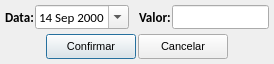
<?xml version="1.0" encoding="UTF-8"?>
<ui version="4.0">
 <class>tela_ajustar_data_valor</class>
 <widget class="QDialog" name="tela_ajustar_data_valor">
  <property name="geometry">
   <rect>
    <x>0</x>
    <y>0</y>
    <width>274</width>
    <height>64</height>
   </rect>
  </property>
  <property name="minimumSize">
   <size>
    <width>274</width>
    <height>64</height>
   </size>
  </property>
  <property name="maximumSize">
   <size>
    <width>274</width>
    <height>64</height>
   </size>
  </property>
  <property name="font">
   <font>
    <family>Calibri</family>
    <pointsize>10</pointsize>
   </font>
  </property>
  <property name="windowTitle">
   <string>Reajustar Datas e Valores </string>
  </property>
  <layout class="QVBoxLayout" name="verticalLayout">
   <property name="spacing">
    <number>5</number>
   </property>
   <property name="margin">
    <number>5</number>
   </property>
   <item>
    <layout class="QHBoxLayout" name="horizontalLayout">
     <property name="spacing">
      <number>0</number>
     </property>
     <item>
      <widget class="QLabel" name="lb_dia">
       <property name="minimumSize">
        <size>
         <width>30</width>
         <height>20</height>
        </size>
       </property>
       <property name="font">
        <font>
         <family>Calibri</family>
         <pointsize>10</pointsize>
         <weight>75</weight>
         <bold>true</bold>
        </font>
       </property>
       <property name="text">
        <string>Data:</string>
       </property>
      </widget>
     </item>
     <item>
      <widget class="QDateEdit" name="data">
       <property name="minimumSize">
        <size>
         <width>94</width>
         <height>20</height>
        </size>
       </property>
       <property name="font">
        <font>
         <weight>50</weight>
         <bold>false</bold>
        </font>
       </property>
       <property name="frame">
        <bool>true</bool>
       </property>
       <property name="alignment">
        <set>Qt::AlignLeading|Qt::AlignLeft|Qt::AlignVCenter</set>
       </property>
       <property name="readOnly">
        <bool>false</bool>
       </property>
       <property name="buttonSymbols">
        <enum>QAbstractSpinBox::UpDownArrows</enum>
       </property>
       <property name="accelerated">
        <bool>false</bool>
       </property>
       <property name="keyboardTracking">
        <bool>true</bool>
       </property>
       <property name="maximumDateTime">
        <datetime>
         <hour>23</hour>
         <minute>59</minute>
         <second>59</second>
         <year>3000</year>
         <month>12</month>
         <day>31</day>
        </datetime>
       </property>
       <property name="minimumDateTime">
        <datetime>
         <hour>0</hour>
         <minute>0</minute>
         <second>0</second>
         <year>2000</year>
         <month>9</month>
         <day>14</day>
        </datetime>
       </property>
       <property name="calendarPopup">
        <bool>true</bool>
       </property>
       <property name="timeSpec">
        <enum>Qt::LocalTime</enum>
       </property>
      </widget>
     </item>
     <item>
      <spacer name="horizontalSpacer_3">
       <property name="orientation">
        <enum>Qt::Horizontal</enum>
       </property>
       <property name="sizeType">
        <enum>QSizePolicy::Fixed</enum>
       </property>
       <property name="sizeHint" stdset="0">
        <size>
         <width>10</width>
         <height>20</height>
        </size>
       </property>
      </spacer>
     </item>
     <item>
      <widget class="QLabel" name="lb_valor">
       <property name="minimumSize">
        <size>
         <width>33</width>
         <height>20</height>
        </size>
       </property>
       <property name="font">
        <font>
         <weight>75</weight>
         <bold>true</bold>
        </font>
       </property>
       <property name="text">
        <string>Valor:</string>
       </property>
      </widget>
     </item>
     <item>
      <widget class="QLineEdit" name="le_valor">
       <property name="minimumSize">
        <size>
         <width>95</width>
         <height>20</height>
        </size>
       </property>
       <property name="maximumSize">
        <size>
         <width>16777215</width>
         <height>95</height>
        </size>
       </property>
       <property name="font">
        <font>
         <weight>50</weight>
         <bold>false</bold>
         <kerning>false</kerning>
        </font>
       </property>
      </widget>
     </item>
    </layout>
   </item>
   <item>
    <layout class="QHBoxLayout" name="horizontalLayout_2">
     <property name="spacing">
      <number>2</number>
     </property>
     <item>
      <spacer name="horizontalSpacer">
       <property name="orientation">
        <enum>Qt::Horizontal</enum>
       </property>
       <property name="sizeHint" stdset="0">
        <size>
         <width>40</width>
         <height>20</height>
        </size>
       </property>
      </spacer>
     </item>
     <item>
      <widget class="QPushButton" name="btn_confirmar">
       <property name="minimumSize">
        <size>
         <width>90</width>
         <height>25</height>
        </size>
       </property>
       <property name="maximumSize">
        <size>
         <width>90</width>
         <height>25</height>
        </size>
       </property>
       <property name="font">
        <font>
         <family>Arial</family>
         <pointsize>8</pointsize>
         <weight>50</weight>
         <bold>false</bold>
        </font>
       </property>
       <property name="styleSheet">
        <string notr="true">background-color: none;</string>
       </property>
       <property name="text">
        <string>Confirmar</string>
       </property>
       <property name="icon">
        <iconset resource="imagens.qrc">
         <normaloff>:/img/img/1345902916_camera_test.png</normaloff>:/img/img/1345902916_camera_test.png</iconset>
       </property>
       <property name="iconSize">
        <size>
         <width>20</width>
         <height>20</height>
        </size>
       </property>
      </widget>
     </item>
     <item>
      <widget class="QPushButton" name="btn_cancelar">
       <property name="minimumSize">
        <size>
         <width>90</width>
         <height>25</height>
        </size>
       </property>
       <property name="maximumSize">
        <size>
         <width>90</width>
         <height>25</height>
        </size>
       </property>
       <property name="font">
        <font>
         <family>Arial</family>
         <pointsize>8</pointsize>
         <weight>50</weight>
         <bold>false</bold>
        </font>
       </property>
       <property name="styleSheet">
        <string notr="true">background-color: none;</string>
       </property>
       <property name="text">
        <string>Cancelar</string>
       </property>
       <property name="icon">
        <iconset resource="imagens.qrc">
         <normaloff>:/img/img/1345902747_button_cancel.png</normaloff>:/img/img/1345902747_button_cancel.png</iconset>
       </property>
       <property name="iconSize">
        <size>
         <width>18</width>
         <height>18</height>
        </size>
       </property>
      </widget>
     </item>
     <item>
      <spacer name="horizontalSpacer_2">
       <property name="orientation">
        <enum>Qt::Horizontal</enum>
       </property>
       <property name="sizeHint" stdset="0">
        <size>
         <width>40</width>
         <height>20</height>
        </size>
       </property>
      </spacer>
     </item>
    </layout>
   </item>
  </layout>
 </widget>
 <resources>
  <include location="imagens.qrc"/>
 </resources>
 <connections/>
</ui>
